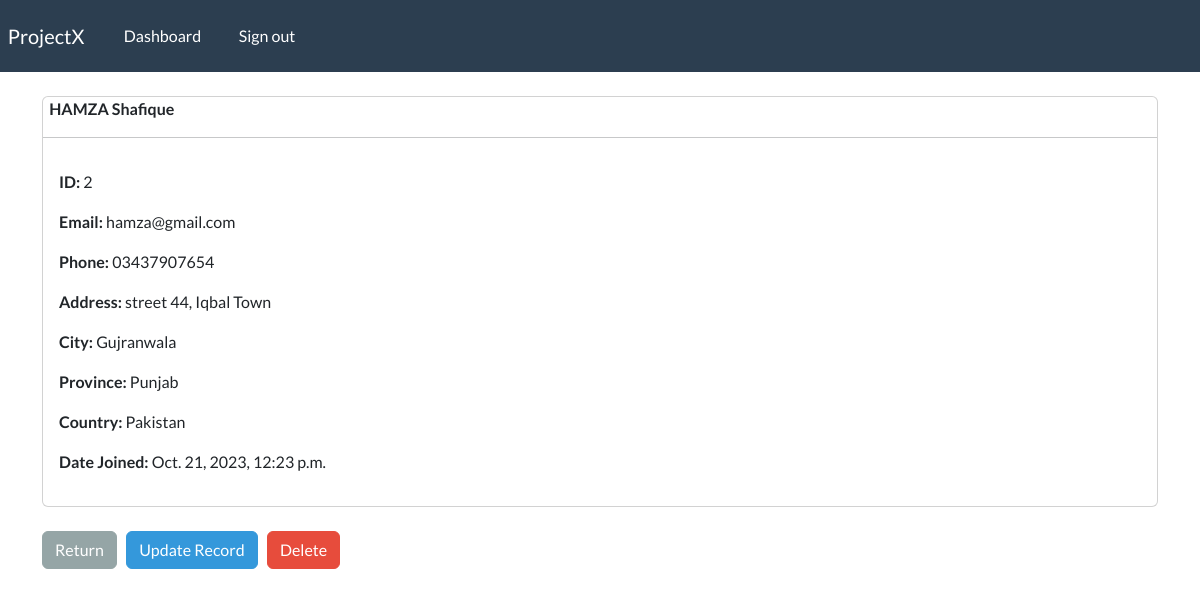
The page /record/2 (signed in) on the database as committed earlier.
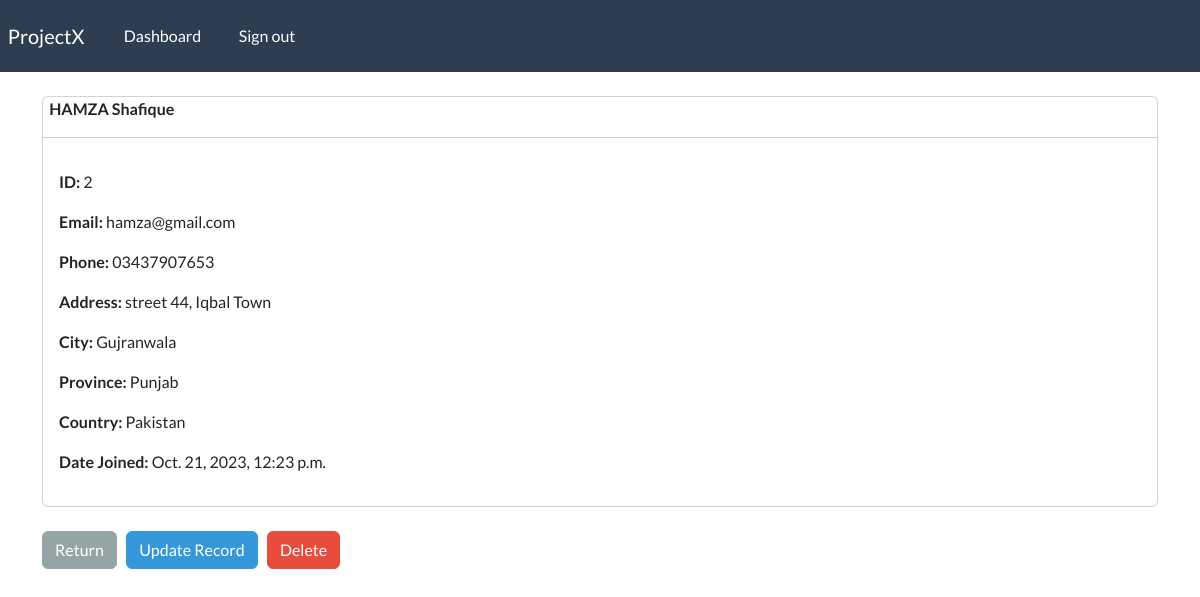
The same page on the database as committed later.
### webapp/models.py (models this page shows, shortened)
class Record(models.Model):
    user = models.ForeignKey(User, on_delete=models.CASCADE) # For Singleton
    creation_date = models.DateTimeField(auto_now_add=True)
    first_name = models.CharField(max_length=100)
    last_name = models.CharField(max_length=100)
    email = models.CharField(max_length=25)
    phone = models.CharField(max_length=20)
    address = models.CharField(max_length=200)
    city = models.CharField(max_length=200)
    province = models.CharField(max_length=200)
    country = models.CharField(max_length=200)

### webapp/views.py (the view)
# urls.py: path('record/<int:pk>', views.singular_record, name="record"),
@login_required(login_url='my-login')
def singular_record(request, pk):
    all_records = Record.objects.get(id=pk)
    context = {'record': all_records}
    return render(request, 'webapp/view-record.html', context=context)

### webapp/templates/webapp/view-record.html (shortened to what this page needs)
{% extends 'webapp/base.html' %}
{% block content %}
<div class="card">
<strong>
    {{record.first_name | upper}}
    {{record.last_name}}
</strong>
<hr>
<div class="card-body">
<p>  <strong> ID: </strong>{{record.id}} </p>
<p>  <strong> Email: </strong>{{record.email}} </p>
<p>  <strong> Phone: </strong>{{record.phone}} </p>
<p>  <strong> Address: </strong>{{record.address}} </p>
<p>  <strong> City: </strong>{{record.city}} </p>
<p>  <strong> Province: </strong>{{record.province}} </p>
<p>  <strong> Country: </strong>{{record.country}} </p>
<p>  <strong> Date Joined: </strong>{{record.creation_date}} </p>
</div>
</div>
<br>
<a href="{% url 'dashboard' %}" class="btn btn-secondary"> Return </a>
<a href="{% url 'update-record' record.id %}" class="btn btn-info"> Update Record </a>
<a href="{% url 'delete-record' record.id %}" class="btn btn-danger"> Delete </a>
{% endblock %}

Rows that differ between the two databases and show on the page:
changed Record "HAMZA": phone "03437907654" → "03437907653"
